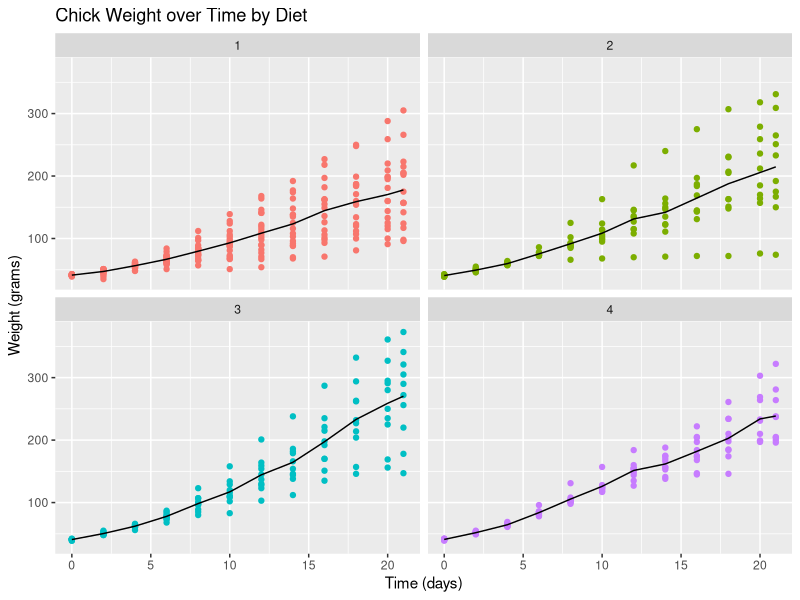

R code for this plot:
## ---- chunk 1
knitr::opts_chunk$set(echo = TRUE)
## ---- chunk 2
summary(ChickWeight)
## ---- chunk 3
library(ggplot2)
library(dplyr)
ChickWeight %>% 
  ggplot(aes(Time, weight, colour=Diet)) +
  geom_point() +
  facet_wrap(~Diet) + 
  stat_summary(fun.y="mean", geom="line", colour="black") +
  theme(legend.position = "none") +
  ggtitle("Chick Weight over Time by Diet") +
  xlab("Time (days)") +
  ylab("Weight (grams)")
